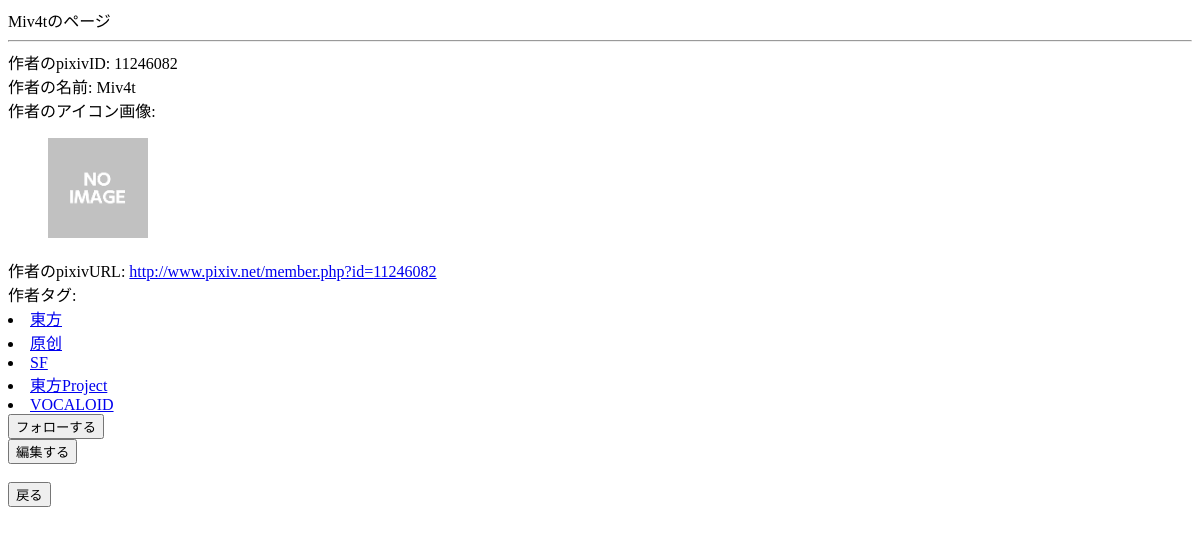
Page /artist_detail/12/ (signed in) on the earlier database version.
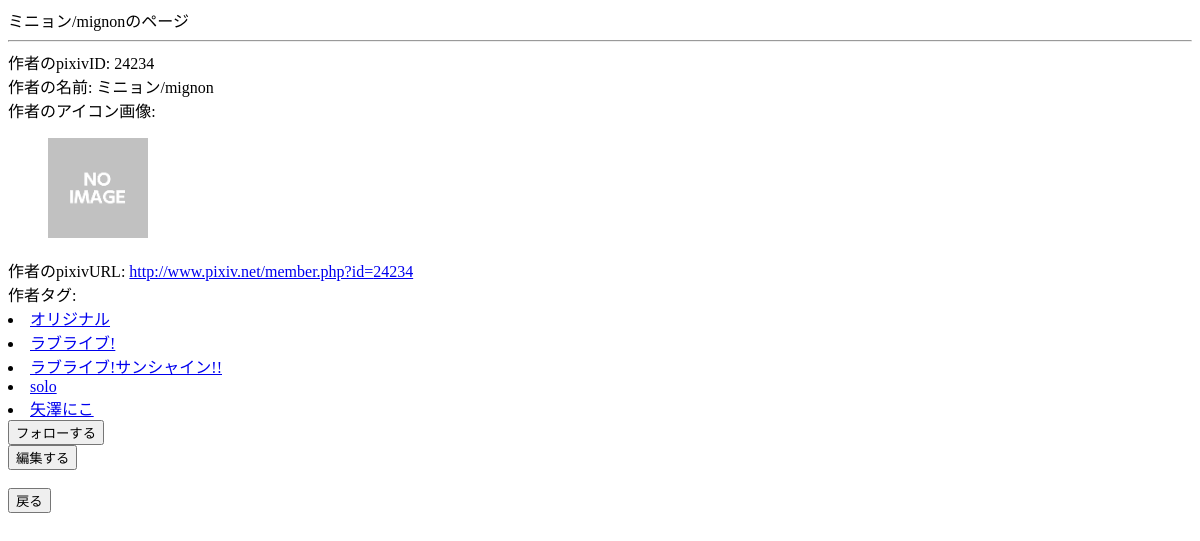
Same page on the later database version.
### general/models.py (models this page shows, shortened)
class Artist(models.Model):
    artist_id = models.IntegerField("作者ID", unique=True)
    artist_name = models.CharField("作者の名前", max_length=30)
    thumbnail = models.ImageField("サムネイル", upload_to='thumbnail/')
    tags = TaggableManager()

### general/views.py (the view, shortened to what this page needs)
# urls.py: url(r'^artist_detail/(?P<pk>[0-9]+)/$', views.ArtistDetailView.as_view(), name="artist_detail"),
class ArtistDetailView(generic.DetailView):
    template_name = 'I006_artist_detail.html'
    model = Artist, Tag
    def get_queryset(self):
        self.queryset = Artist.objects.all()
        return super(ArtistDetailView, self).get_queryset()
    def get_context_data(self, **kwargs):
        context = super(ArtistDetailView, self).get_context_data(**kwargs)
        context['artist'] = self.get_object()
        context['tag_list'] = self.get_object().tags.all()
        flag_fav = False
        if self.request.user.fav_artist.all().filter(artist_id=self.get_object().artist_id):
            flag_fav = True
        context['flag_fav'] = flag_fav
        return context

### general/templates/I006_artist_detail.html (shortened to what this page needs)
{% load staticfiles %}
<!DOCTYPE html>
<html lang="en">
<head>
</head>
<body>
    {{ artist.artist_name }}のページ
    <HR>
    作者のpixivID: {{ artist.artist_id }}<br>
    作者の名前: {{ artist.artist_name }}<br>
    作者のアイコン画像:<br>
    <figure>
        <img src="{{ STATIC_URL }}{{ artist.thumbnail.url }}" width="100">
    </figure>
    作者のpixivURL: <a href="http://www.pixiv.net/member.php?id={{ artist.artist_id }}" >
        http://www.pixiv.net/member.php?id={{ artist.artist_id }}</a><br>
    作者タグ:
    {% for tag in tag_list %}
        <li><a href="{% url 'general:tag_search_from_artist' tag.id %}">{{ tag }}</a></li>
    {% endfor %}
    {% if flag_fav %}
        [フォロー中]
    {% else %}
        <form action="{% url 'general:artist_detail' artist.id %}" method="post">
            <input type="submit" value="フォローする" />
        </form>
    {% endif %}
    <form action="{% url 'general:artist_update' artist.id %}" method="get">
            <input type="submit" value="編集する" /><br>
    </form>
    <br>
    <input type="button" value="戻る" onClick="history.back()">
</body>
</html>

Differences in the rows shown:
no longer on this page (row edited): Tag: name "東方"
no longer on this page (row edited): Tag: name "原创"
no longer on this page (row edited): Tag: name "SF"
no longer on this page (row edited): Tag: name "東方Project"
no longer on this page (row edited): Tag: name "VOCALOID"
changed Artist: artist_name "Miv4t" → "ミニョン/mignon"; artist_id "11246082" → "24234"
now on this page (row edited): Tag: name "オリジナル"
now on this page (row edited): Tag: name "ラブライブ!"
now on this page (row edited): Tag: name "ラブライブ!サンシャイン!!"
now on this page (row edited): Tag: name "solo"
now on this page (row edited): Tag: name "矢澤にこ"
